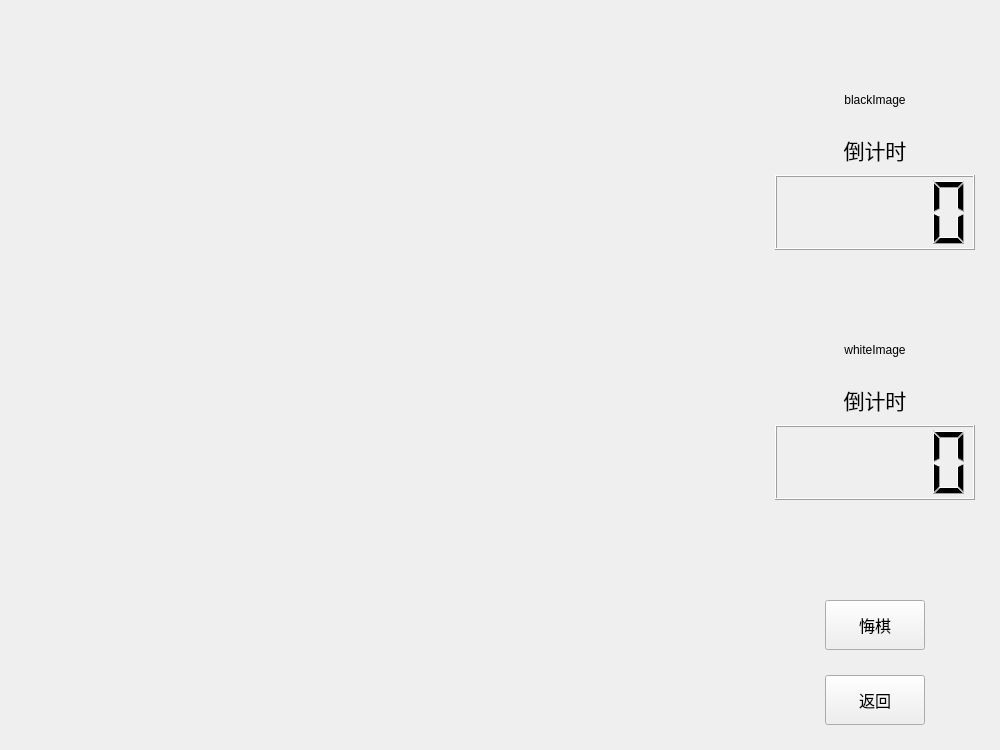
<?xml version="1.0" encoding="UTF-8"?>
<ui version="4.0">
 <class>Controller</class>
 <widget class="QWidget" name="Controller">
  <property name="geometry">
   <rect>
    <x>0</x>
    <y>0</y>
    <width>1000</width>
    <height>750</height>
   </rect>
  </property>
  <property name="windowTitle">
   <string/>
  </property>
  <property name="windowIcon">
   <iconset resource="static.qrc">
    <normaloff>:/img/blackpiece.png</normaloff>:/img/blackpiece.png</iconset>
  </property>
  <widget class="Board" name="chessboard" native="true">
   <property name="geometry">
    <rect>
     <x>0</x>
     <y>0</y>
     <width>750</width>
     <height>750</height>
    </rect>
   </property>
  </widget>
  <widget class="QWidget" name="panel" native="true">
   <property name="geometry">
    <rect>
     <x>750</x>
     <y>0</y>
     <width>250</width>
     <height>750</height>
    </rect>
   </property>
   <widget class="QPushButton" name="undoButton">
    <property name="geometry">
     <rect>
      <x>75</x>
      <y>600</y>
      <width>100</width>
      <height>50</height>
     </rect>
    </property>
    <property name="font">
     <font>
      <pointsize>12</pointsize>
     </font>
    </property>
    <property name="text">
     <string>悔棋</string>
    </property>
   </widget>
   <widget class="QWidget" name="blackPanel" native="true">
    <property name="geometry">
     <rect>
      <x>25</x>
      <y>50</y>
      <width>200</width>
      <height>250</height>
     </rect>
    </property>
    <widget class="QLabel" name="blackImage">
     <property name="geometry">
      <rect>
       <x>0</x>
       <y>25</y>
       <width>200</width>
       <height>50</height>
      </rect>
     </property>
     <property name="text">
      <string>blackImage</string>
     </property>
     <property name="scaledContents">
      <bool>false</bool>
     </property>
     <property name="alignment">
      <set>Qt::AlignCenter</set>
     </property>
    </widget>
    <widget class="QLabel" name="balckLabel">
     <property name="geometry">
      <rect>
       <x>0</x>
       <y>75</y>
       <width>200</width>
       <height>50</height>
      </rect>
     </property>
     <property name="font">
      <font>
       <pointsize>16</pointsize>
      </font>
     </property>
     <property name="text">
      <string>倒计时</string>
     </property>
     <property name="alignment">
      <set>Qt::AlignCenter</set>
     </property>
    </widget>
    <widget class="QLCDNumber" name="blackTimer">
     <property name="geometry">
      <rect>
       <x>0</x>
       <y>125</y>
       <width>200</width>
       <height>75</height>
      </rect>
     </property>
    </widget>
    <widget class="QLabel" name="blackLable2">
     <property name="geometry">
      <rect>
       <x>0</x>
       <y>210</y>
       <width>200</width>
       <height>25</height>
      </rect>
     </property>
     <property name="font">
      <font>
       <family>宋体</family>
       <pointsize>8</pointsize>
      </font>
     </property>
     <property name="text">
      <string/>
     </property>
     <property name="alignment">
      <set>Qt::AlignCenter</set>
     </property>
    </widget>
   </widget>
   <widget class="QWidget" name="whitePanel" native="true">
    <property name="geometry">
     <rect>
      <x>25</x>
      <y>300</y>
      <width>200</width>
      <height>250</height>
     </rect>
    </property>
    <widget class="QLabel" name="whiteImage">
     <property name="geometry">
      <rect>
       <x>0</x>
       <y>25</y>
       <width>200</width>
       <height>50</height>
      </rect>
     </property>
     <property name="text">
      <string>whiteImage</string>
     </property>
     <property name="alignment">
      <set>Qt::AlignCenter</set>
     </property>
    </widget>
    <widget class="QLabel" name="whiteLabel">
     <property name="geometry">
      <rect>
       <x>0</x>
       <y>75</y>
       <width>200</width>
       <height>50</height>
      </rect>
     </property>
     <property name="font">
      <font>
       <pointsize>16</pointsize>
      </font>
     </property>
     <property name="text">
      <string>倒计时</string>
     </property>
     <property name="alignment">
      <set>Qt::AlignCenter</set>
     </property>
    </widget>
    <widget class="QLCDNumber" name="whiteTimer">
     <property name="geometry">
      <rect>
       <x>0</x>
       <y>125</y>
       <width>200</width>
       <height>75</height>
      </rect>
     </property>
    </widget>
    <widget class="QLabel" name="whiteLable2">
     <property name="geometry">
      <rect>
       <x>0</x>
       <y>210</y>
       <width>200</width>
       <height>25</height>
      </rect>
     </property>
     <property name="font">
      <font>
       <family>宋体</family>
       <pointsize>8</pointsize>
      </font>
     </property>
     <property name="text">
      <string/>
     </property>
     <property name="alignment">
      <set>Qt::AlignCenter</set>
     </property>
    </widget>
   </widget>
   <widget class="QPushButton" name="returnButton">
    <property name="geometry">
     <rect>
      <x>75</x>
      <y>675</y>
      <width>100</width>
      <height>50</height>
     </rect>
    </property>
    <property name="font">
     <font>
      <pointsize>12</pointsize>
     </font>
    </property>
    <property name="text">
     <string>返回</string>
    </property>
   </widget>
  </widget>
 </widget>
 <customwidgets>
  <customwidget>
   <class>Board</class>
   <extends>QWidget</extends>
   <header location="global">board.h</header>
   <container>1</container>
  </customwidget>
 </customwidgets>
 <resources>
  <include location="static.qrc"/>
 </resources>
 <connections/>
</ui>
